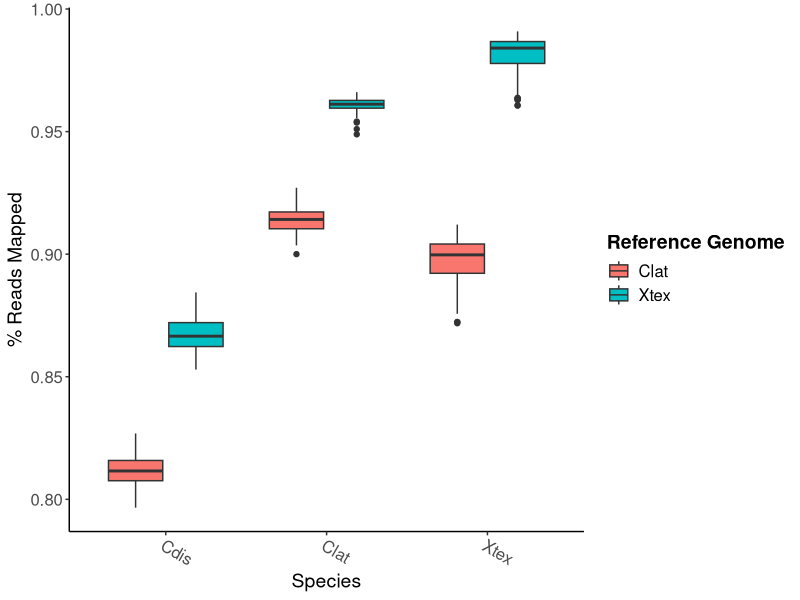
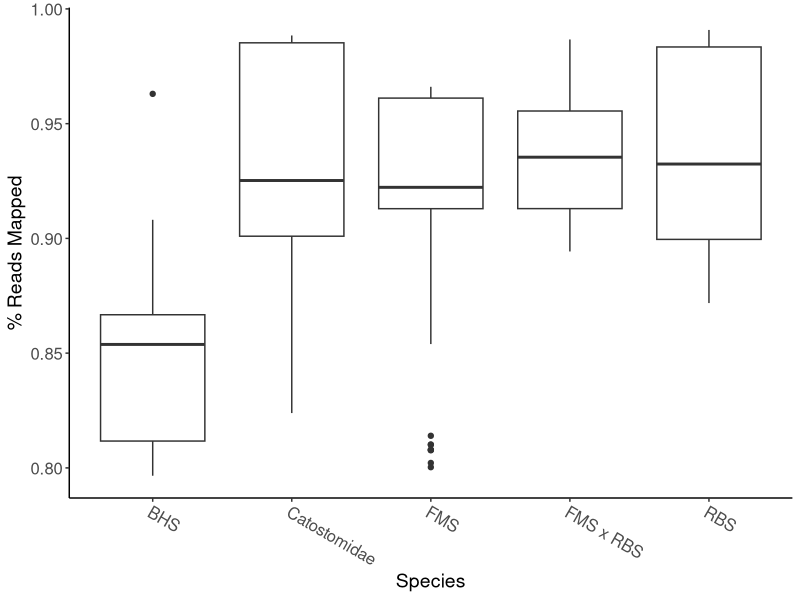
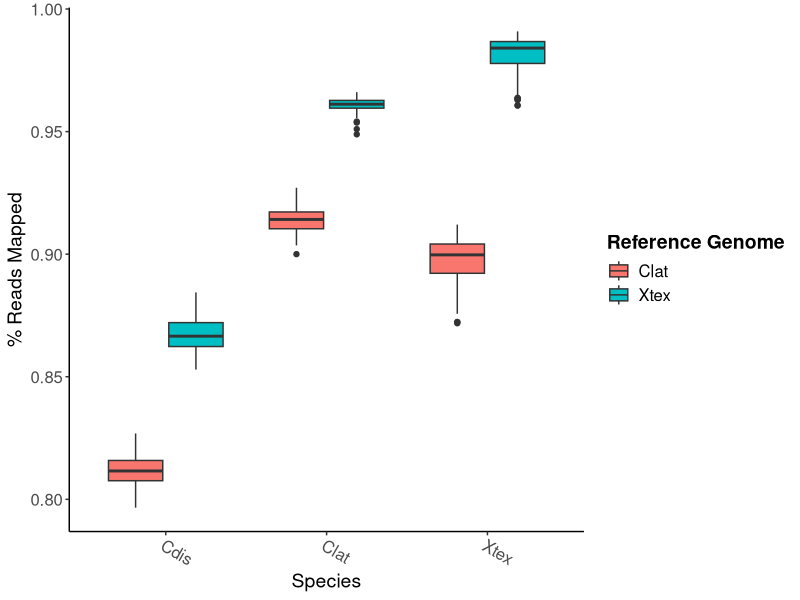
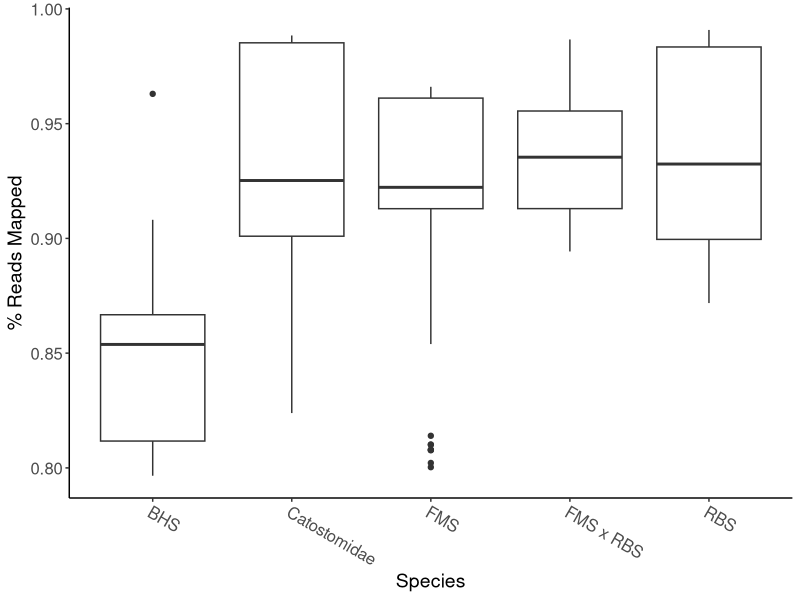

Write R code to recreate these figures, in order.
library("tidyverse")
library("ggplot2")

# set working directory in Rstudio
setwd(dirname(rstudioapi::getSourceEditorContext()$path))

data <- read.csv("mappingData.txt", sep='\t', header=TRUE)

include <- c("Cdis","Clat","Xtex")

filtered <- data %>% filter(Hybrid_Classification %in% include)

ggplot(filtered, aes(x=Hybrid_Classification, y=map_pct, fill=reference)) +
  geom_boxplot() + #facet_wrap(~Hybrid_Classification, space = "free_x") +
  xlab("Species") + ylab("% Reads Mapped") +
  theme(panel.grid.major = element_blank(), panel.grid.minor = element_blank(),
        panel.background = element_blank(), axis.line = element_line(colour = "black"),
        axis.text.x = element_text(angle=-30, hjust = 0),
        axis.text = element_text(size=12),
        axis.title = element_text(size = 14),
        plot.title = element_text(size = 16, face = "bold"),
        legend.text = element_text(size = 12),
        legend.title = element_text(size = 14, face = "bold")
  ) + scale_fill_discrete(name = "Reference Genome")

ggsave("pctMappedByReference.png", dpi = 300)

visID <- data %>% filter(reference == "Xtex")

ggplot(filtered, aes(x=visual_id, y=map_pct)) +
  geom_boxplot() + #facet_wrap(~Hybrid_Classification, space = "free_x") +
  xlab("Species") + ylab("% Reads Mapped") +
  theme(panel.grid.major = element_blank(), panel.grid.minor = element_blank(),
        panel.background = element_blank(), axis.line = element_line(colour = "black"),
        axis.text.x = element_text(angle=-30, hjust = 0),
        axis.text = element_text(size=12),
        axis.title = element_text(size = 14),
        plot.title = element_text(size = 16, face = "bold"),
        legend.text = element_text(size = 12),
        legend.title = element_text(size = 14, face = "bold")
  ) + scale_fill_discrete(name = "Reference Genome") +
  scale_x_discrete(labels = function(x) gsub("_", " ", x))
ggsave("pctMappedByVisID.png", dpi = 600)
